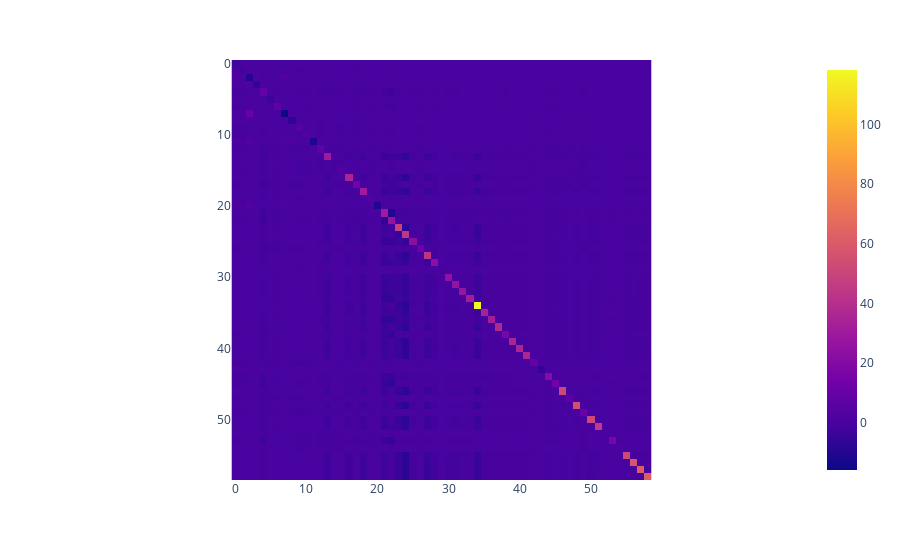

The code cell stored with this chart in its notebook:
### Code cell
px.imshow(solution.compute_elasticities(name='prices', market_id='vas'))

### Figure 1 — Plotly figure (JSON) as saved in the notebook; plotly's stock layout.template omitted (floating-point values rounded to 4 significant figures; data arrays with more than 128 entries replaced by an {"elided": "..."} marker saying what was removed)
{"data": [{"coloraxis": "coloraxis", "hovertemplate": "x: %{x}<br>y: %{y}<br>color: %{z}<extra></extra>", "name": "0", "type": "heatmap", "xaxis": "x", "yaxis": "y", "z": {"elided": "59x59 float values"}}], "layout": {"coloraxis": {"colorscale": [[0, "#0d0887"], [0.1111, "#46039f"], [0.2222, "#7201a8"], [0.3333, "#9c179e"], [0.4444, "#bd3786"], [0.5556, "#d8576b"], [0.6667, "#ed7953"], [0.7778, "#fb9f3a"], [0.8889, "#fdca26"], [1, "#f0f921"]]}, "margin": {"t": 60}, "xaxis": {"anchor": "y", "constrain": "domain", "domain": [0, 1], "scaleanchor": "y"}, "yaxis": {"anchor": "x", "autorange": "reversed", "constrain": "domain", "domain": [0, 1]}}}
